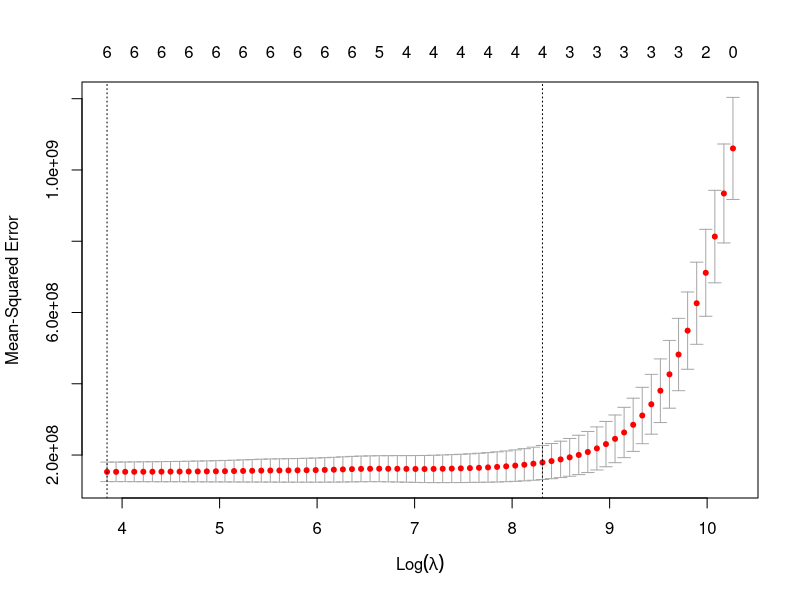

Source code (R):
## ---- chunk 1
# 安装和加载必要的包
library(glmnet)

# 假设数据已加载到名为data的数据框中
data <- read.csv("mydata.csv", header = TRUE, sep = ",")  # 读取csv文件
head(data)
## ---- chunk 2
# 选择自变量和因变量
X <- as.matrix(data[, 4:ncol(data)])  # 选择除了前三列之外的所有列作为自变量
y <- data$zhuanli  # 选择专利列作为因变量
head(X)
# shape of X
dim(X)
head(y)
## ---- chunk 3
# 数据标准化
X_scaled <- scale(X)
head(X_scaled)
## ---- chunk 4
# 创建并拟合LASSO回归模型
lasso_model <- cv.glmnet(x = X_scaled, y = y, alpha = 1)  # alpha = 1表示LASSO回归
plot(lasso_model)  # 绘制模型图
# summary(lasso_model)  # 输出模型摘要
## ---- chunk 5

# 输出选择的lambda（正则化参数）
print(lasso_model$lambda)

# 输出非零系数的变量
print(coef(lasso_model))

# 预测（可选）
# predictions <- predict(lasso_model, newx = scale(as.matrix(test_data[, 4:ncol(test_data)])), s = "lambda.min")
# print(predictions)

